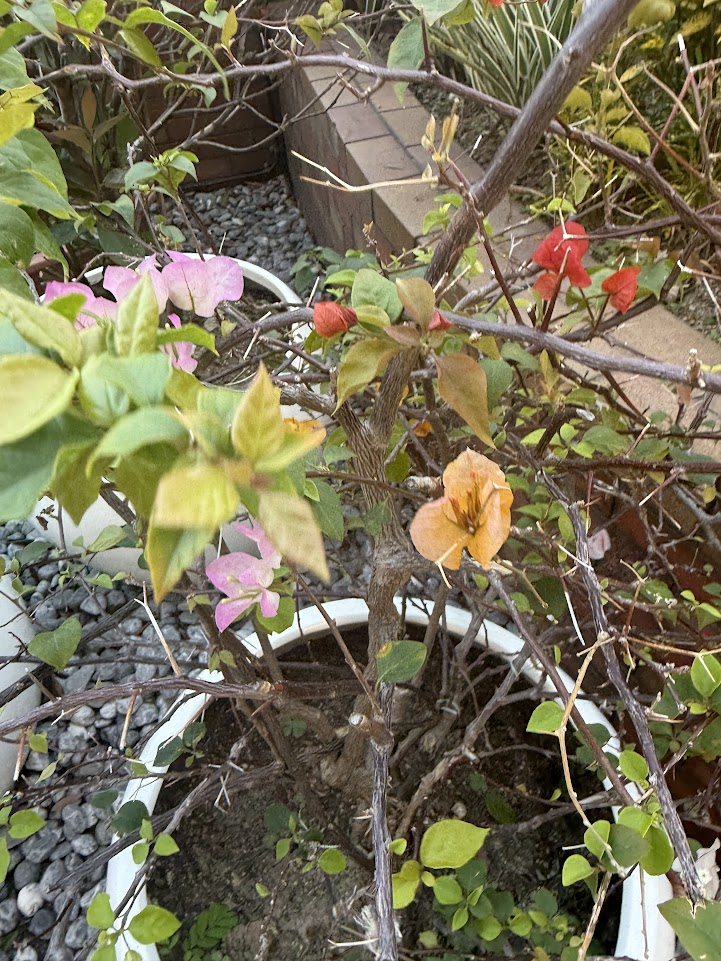
#> input picture dataset/training/bougainvillea/IMG_8726.jpg, 721 x 961 px, found by its file name; its folder holds only this picture in this run
$ jupyter execute --allow-errors campus-vegetation-classifier.ipynb
#> lines starting #> are read from the running program, lines starting #| are printed output that depends on the picture; long printed decimals are rounded
[cell 1]
# Connect Colab with your Google Drive for file read and write
from google.colab import drive
drive.mount('/content/drive')

# Set up the root path, where all assignment files will be stored
import os
root = "/content/drive/MyDrive/COMP4423_Assignment2"
os.makedirs(root, exist_ok=True) # Creates directory if it does not exist
print(f"root path: {root}")

[cell 2]
import zipfile
import os

zip_path = os.path.join(root, "dataset.zip")

# Extract dataset.zip --> creates the dataset folder
#> (the rest of this cell did not finish here and is left out)

[cell 3]
import cv2
import numpy as np
from tqdm import tqdm # Progress bar for loading images

# Function to extract color histogram features from an image
# This converts a raw image into a numerical feature vector that the SVM can process
def extract_features(image_path):
    # Read image using OpenCV (BGR format)
    img = cv2.imread(image_path)
#> img is the input picture: shape (961, 721, 3); mean B, G, R 87.8, 114.1, 119.9


    img = cv2.resize(img, (128, 128))  # resize for consistency, 128 chosen as balance between detail and computational efficiency
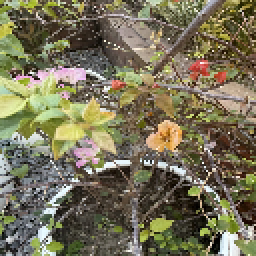
#> img: shape (128, 128, 3) (shown 2 times larger); mean B, G, R 87.5, 113.8, 119.6

    # Convert to HSV (better for color features)
    hsv = cv2.cvtColor(img, cv2.COLOR_BGR2HSV)
#> hsv: shape (128, 128, 3); mean H, S, V 34.4, 83.9, 123.3

    # Compute histogram (color distribution)
    hist = cv2.calcHist([hsv], [0,1,2], None, [8,8,8],
                        [0,180, 0,256, 0,256])

    # Normalize histogram so values sum to 1
    hist = cv2.normalize(hist, hist).flatten()
#> hist = 512 values, max 0.321 at index 11, min 0 at index 55, mean 0.0162

    return hist

[cell 4]
def load_dataset(folder):
    X = [] # Features
    y = [] # Labels

    # Get class names from subfolders
    class_names = os.listdir(folder)

    # Iterate through each class folder
    for label in class_names:
        class_path = os.path.join(folder, label)

        # Iterate through each image in the class folder
        for img_name in tqdm(os.listdir(class_path)):
            img_path = os.path.join(class_path, img_name)

            try:
                # Extract features and add to dataset
                features = extract_features(img_path)
#> features has the same summary as hist in extract_features
                X.append(features)
                y.append(label)
            except:
                #Skip corrupted or unreadable images
                continue
#> pass 2 of the loop in load_dataset, `for label in class_names:`:
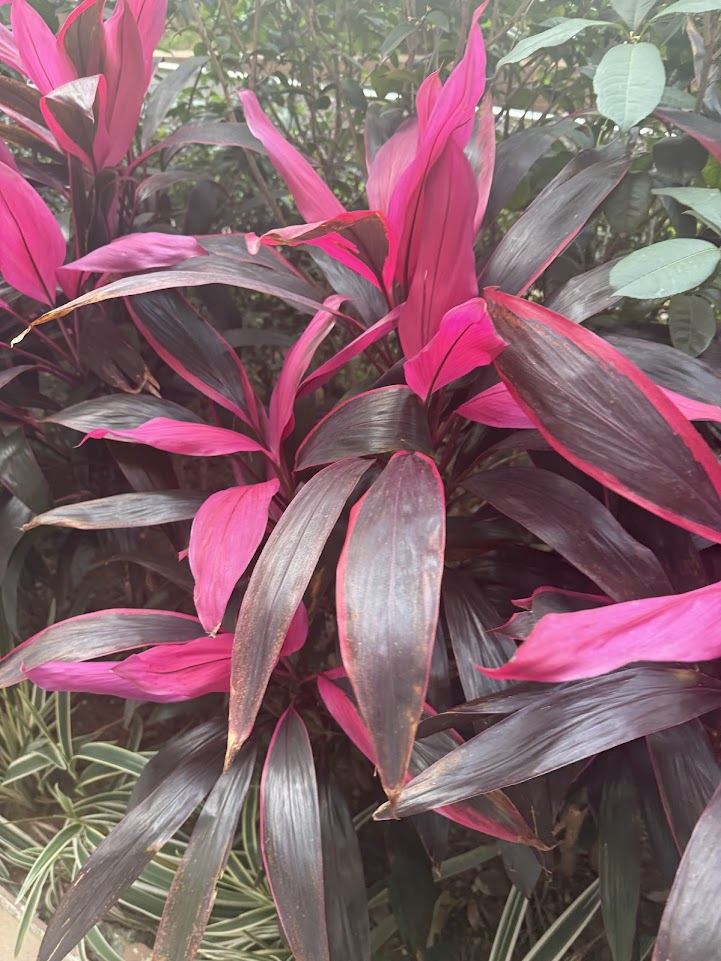
#> input picture dataset/training/cordyline_fruticosa/IMG_8697.jpg, 721 x 961 px, found by its file name
#> in extract_features, img is the input picture: shape (961, 721, 3); mean B, G, R 108.1, 100.6, 132.5
#> in extract_features (call 2), `img = cv2.resize(img, (128, 128))`:
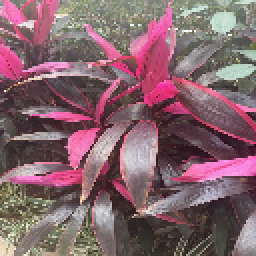
#> img: shape (128, 128, 3) (shown 2 times larger); mean B, G, R 108, 100.5, 132.4
#> hsv: shape (128, 128, 3); mean H, S, V 110, 67.3, 133.6
#> hist = 512 values, max 0.368 at index 466, min 0 at index 0, mean 0.0146
#> in load_dataset, `features = extract_features(img_path)`: features has the same summary as hist in extract_features

    return np.array(X), np.array(y), class_names

[cell 5]
# Define paths to training and validation folders
train_path = root + "/dataset/training"
val_path = root + "/dataset/val"

# Load training data
X_train, y_train, class_names = load_dataset(train_path)
#> class_names = ['bougainvillea', 'cordyline_fruticosa']

# Load validation data
X_val, y_val, _ = load_dataset(val_path)
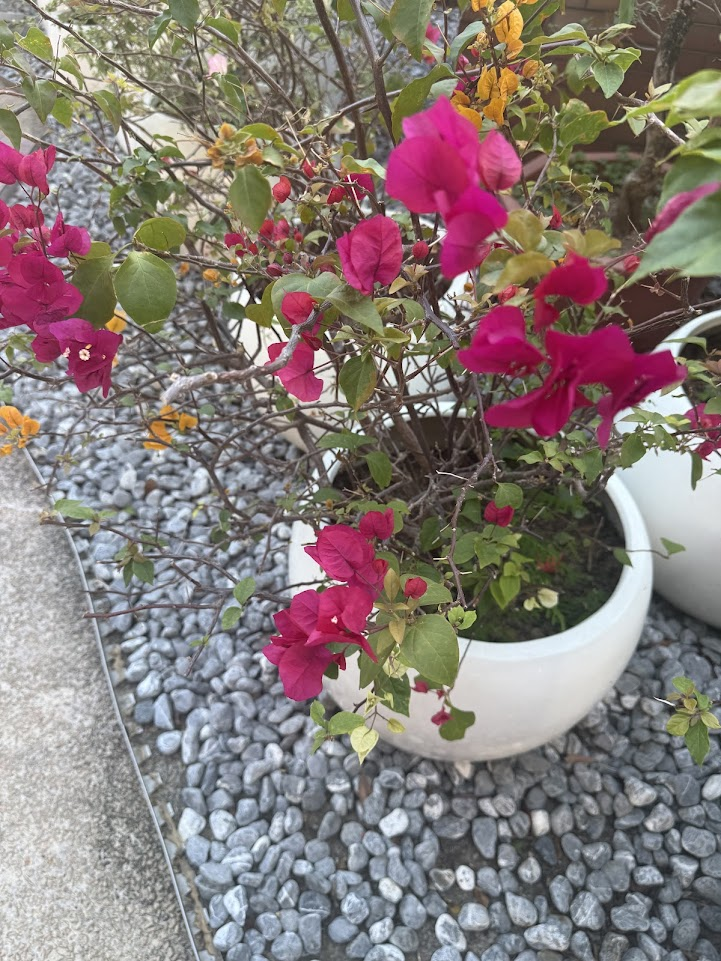
#> input picture dataset/val/bougainvillea/IMG_8730.jpg, 721 x 961 px, found by its file name
#> in extract_features, img is the input picture: shape (961, 721, 3); mean B, G, R 119.7, 123.1, 135.4
#> in extract_features (call 3), `img = cv2.resize(img, (128, 128))`:
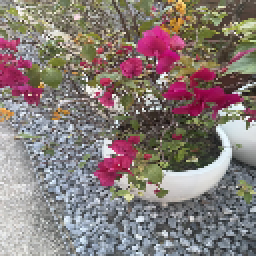
#> img: shape (128, 128, 3) (shown 2 times larger); mean B, G, R 119.9, 123.2, 135.5
#> in extract_features (call 3), `hsv = cv2.cvtColor(img, cv2.COLOR_BGR2HSV)`: hsv: shape (128, 128, 3); mean H, S, V 72, 59.5, 141.7
#> in extract_features (call 3), `hist = cv2.normalize(hist, hist).flatten()`: hist = 512 values, max 0.242 at index 260, min 0 at index 0, mean 0.0162

# Verify dataset dimensions
print("Train shape:", X_train.shape)
#| Train shape: (2, 512)
print("Val shape:", X_val.shape)
#| Val shape: (1, 512)
print("Classes:", class_names) # List of all plant categories
#| Classes: ['bougainvillea', 'cordyline_fruticosa']

[cell 6]
from sklearn.svm import SVC

# Create SVM classifier with RBF (Radial Basis Function) kernel
model = SVC(kernel='rbf', probability=True)

# Train model on extracted features
model.fit(X_train, y_train)

print("Model trained!")

[cell 7]
from sklearn.metrics import accuracy_score, classification_report, confusion_matrix
import seaborn as sns
import matplotlib.pyplot as plt

# Predict on validation set
y_pred = model.predict(X_val)

# Calculate and display overall accuracy
acc = accuracy_score(y_val, y_pred)
#> acc = 1
print("Validation Accuracy:", acc)
#| Validation Accuracy: 1.0

# Classification report shows precision, recall, F1-score for each class
print("\nClassification Report:")
print(classification_report(y_val, y_pred))
#|                precision    recall  f1-score   support
#| bougainvillea       1.00      1.00      1.00         1
#|      accuracy                           1.00         1
#|     macro avg       1.00      1.00      1.00         1
#|  weighted avg       1.00      1.00      1.00         1

# Confusion matrix shows which classes are commonly confused with each other
cm = confusion_matrix(y_val, y_pred)
#> cm = [1]

plt.figure(figsize=(10,8))
sns.heatmap(cm, annot=True, fmt='d',
            xticklabels=class_names,
            yticklabels=class_names)
plt.xlabel("Predicted")
plt.ylabel("True")
plt.title("Confusion Matrix")
plt.show()
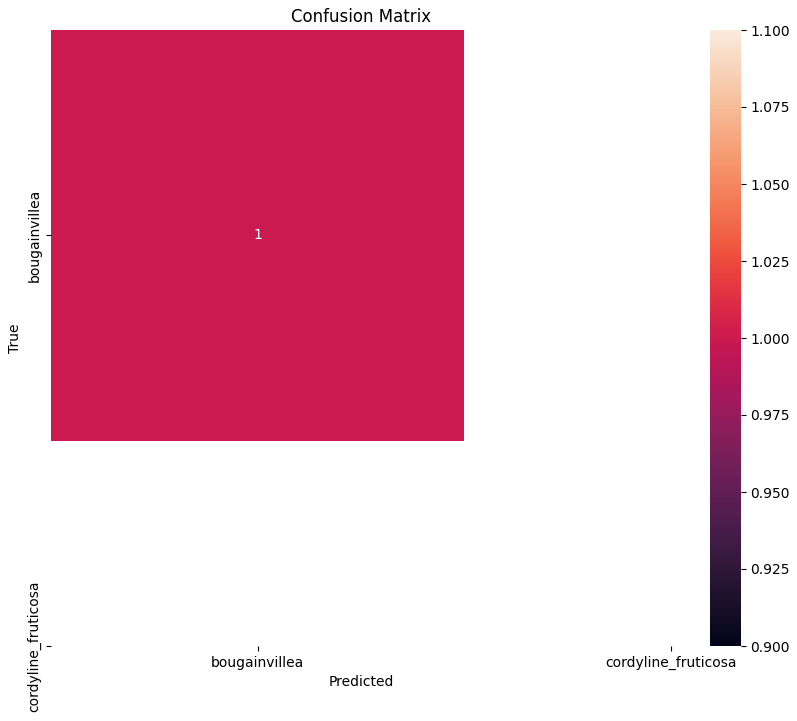
#> figure drawn by matplotlib, 2 panels

# Save training log (required for Task 3 - reproducibility)
with open(root + "/train_log.txt", "w") as f:
    f.write("=== Training Log ===\n")
    f.write(f"Feature extraction: HSV color histogram (8x8x8 bins, 512 features)\n")
    f.write(f"Classifier: SVM with RBF kernel\n")
    f.write(f"Training samples: {len(X_train)}\n")
    f.write(f"Validation samples: {len(X_val)}\n")
    f.write(f"Validation accuracy: {acc:.4f}\n")
    f.write("\nClassification Report:\n")
    f.write(classification_report(y_val, y_pred))

print("Training log saved to:", root + "/train_log.txt")

[cell 8]
import joblib

# Model saved for future use
model_path = root + "/model.pkl"
joblib.dump(model, model_path)

print("Model saved at:", model_path)

[cell 9]
# Load model (just to simulate real use)
model = joblib.load(model_path)

def predict_image(image_path):
    features = extract_features(image_path)
#> features has the same summary as hist in extract_features
    features = features.reshape(1, -1)

    prediction = model.predict(features)[0]
#> prediction = 'bougainvillea'
    confidence = np.max(model.predict_proba(features))
#> confidence = 0.53

    return prediction, confidence

[cell 10]
# Example test image
test_img = root + "/dataset/val/bougainvillea/IMG_8730.jpg"

pred, conf = predict_image(test_img)
#> pred = 'bougainvillea'; conf = 0.53

print("Prediction:", pred)
#| Prediction: bougainvillea
print("Confidence:", conf)
#| Confidence: 0.53

[cell 11]
"""
PLANT CLASSIFICATION APP - INSTRUCTIONS
=========================================
HOW TO LAUNCH AND USE:
1. Run all cells in this notebook sequentially from top to bottom
2. After the model finishes training, scroll down to this section
3. When you see "Choose Files" button appear, click it
4. Select one or more plant images from your computer
5. The app will display each image with its predicted class and confidence score

REQUIREMENTS:
- Images should be in JPG, JPEG, or PNG format
- For best results, use images with clear view of the plant (not too cluttered)
- Supported plant classes: bougainvillea, cordyline_fruticosa, impatiens_walleriana,
  ixora, pentas_lanceolata, plumbago_auriculata, podocarpus_macrophyllus,
  rhaphiolepis_indica, schefflera_arboricola_variegated, tibouchina

TROUBLESHOOTING:
- If upload button doesn't appear, re-run this cell
- If prediction seems incorrect, try images with simpler backgrounds
=========================================
"""

from google.colab import files
import matplotlib.pyplot as plt
import cv2

print("Plant Classification App")
print("Upload an image to predict the plant species")

# Allow users to upload images
uploaded = files.upload()
#> the answer given: IMG_8726.jpg

# Process each uploaded image
for filename in uploaded.keys():

    # Run prediction
    pred, conf = predict_image(filename)
#> conf = 0.63

    # Display image with prediction result
    img = cv2.imread(filename)
    img = cv2.cvtColor(img, cv2.COLOR_BGR2RGB)
#> img: shape (961, 721, 3)

    plt.imshow(img)
    plt.title(f"{pred} ({conf:.2f})")
    plt.axis("off")
    plt.show()

    # Print result
    print(f"{filename} → {pred} ({conf:.2f})")
#| IMG_8726.jpg → bougainvillea (0.63)
